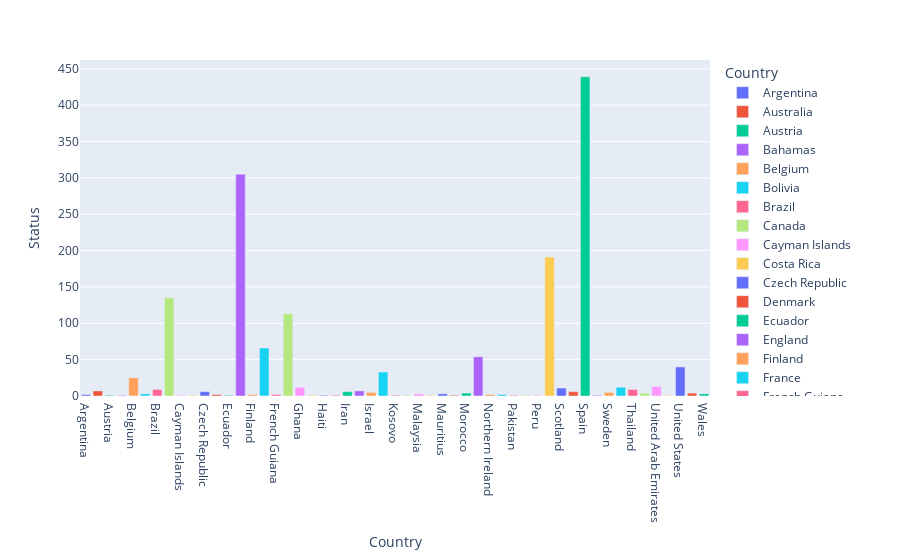

Notebook source saved alongside this figure:
### Code cell
fig = px.bar(cases_by_country, x='Country', y='Status', color='Country')
fig.show()

### Figure 1 — Plotly figure (JSON) as saved in the notebook; plotly's stock layout.template omitted (floating-point values rounded to 4 significant figures)
{"data": [{"alignmentgroup": "True", "hovertemplate": "Country=%{x}<br>Status=%{y}<extra></extra>", "legendgroup": "Argentina", "marker": {"color": "#636efa", "pattern": {"shape": ""}}, "name": "Argentina", "offsetgroup": "Argentina", "orientation": "v", "showlegend": true, "textposition": "auto", "type": "bar", "x": ["Argentina"], "xaxis": "x", "y": [2], "yaxis": "y"}, {"alignmentgroup": "True", "hovertemplate": "Country=%{x}<br>Status=%{y}<extra></extra>", "legendgroup": "Australia", "marker": {"color": "#EF553B", "pattern": {"shape": ""}}, "name": "Australia", "offsetgroup": "Australia", "orientation": "v", "showlegend": true, "textposition": "auto", "type": "bar", "x": ["Australia"], "xaxis": "x", "y": [7], "yaxis": "y"}, {"alignmentgroup": "True", "hovertemplate": "Country=%{x}<br>Status=%{y}<extra></extra>", "legendgroup": "Austria", "marker": {"color": "#00cc96", "pattern": {"shape": ""}}, "name": "Austria", "offsetgroup": "Austria", "orientation": "v", "showlegend": true, "textposition": "auto", "type": "bar", "x": ["Austria"], "xaxis": "x", "y": [1], "yaxis": "y"}, {"alignmentgroup": "True", "hovertemplate": "Country=%{x}<br>Status=%{y}<extra></extra>", "legendgroup": "Bahamas", "marker": {"color": "#ab63fa", "pattern": {"shape": ""}}, "name": "Bahamas", "offsetgroup": "Bahamas", "orientation": "v", "showlegend": true, "textposition": "auto", "type": "bar", "x": ["Bahamas"], "xaxis": "x", "y": [1], "yaxis": "y"}, {"alignmentgroup": "True", "hovertemplate": "Country=%{x}<br>Status=%{y}<extra></extra>", "legendgroup": "Belgium", "marker": {"color": "#FFA15A", "pattern": {"shape": ""}}, "name": "Belgium", "offsetgroup": "Belgium", "orientation": "v", "showlegend": true, "textposition": "auto", "type": "bar", "x": ["Belgium"], "xaxis": "x", "y": [25], "yaxis": "y"}, {"alignmentgroup": "True", "hovertemplate": "Country=%{x}<br>Status=%{y}<extra></extra>", "legendgroup": "Bolivia", "marker": {"color": "#19d3f3", "pattern": {"shape": ""}}, "name": "Bolivia", "offsetgroup": "Bolivia", "orientation": "v", "showlegend": true, "textposition": "auto", "type": "bar", "x": ["Bolivia"], "xaxis": "x", "y": [3], "yaxis": "y"}, {"alignmentgroup": "True", "hovertemplate": "Country=%{x}<br>Status=%{y}<extra></extra>", "legendgroup": "Brazil", "marker": {"color": "#FF6692", "pattern": {"shape": ""}}, "name": "Brazil", "offsetgroup": "Brazil", "orientation": "v", "showlegend": true, "textposition": "auto", "type": "bar", "x": ["Brazil"], "xaxis": "x", "y": [9], "yaxis": "y"}, {"alignmentgroup": "True", "hovertemplate": "Country=%{x}<br>Status=%{y}<extra></extra>", "legendgroup": "Canada", "marker": {"color": "#B6E880", "pattern": {"shape": ""}}, "name": "Canada", "offsetgroup": "Canada", "orientation": "v", "showlegend": true, "textposition": "auto", "type": "bar", "x": ["Canada"], "xaxis": "x", "y": [135], "yaxis": "y"}, {"alignmentgroup": "True", "hovertemplate": "Country=%{x}<br>Status=%{y}<extra></extra>", "legendgroup": "Cayman Islands", "marker": {"color": "#FF97FF", "pattern": {"shape": ""}}, "name": "Cayman Islands", "offsetgroup": "Cayman Islands", "orientation": "v", "showlegend": true, "textposition": "auto", "type": "bar", "x": ["Cayman Islands"], "xaxis": "x", "y": [1], "yaxis": "y"}, {"alignmentgroup": "True", "hovertemplate": "Country=%{x}<br>Status=%{y}<extra></extra>", "legendgroup": "Costa Rica", "marker": {"color": "#FECB52", "pattern": {"shape": ""}}, "name": "Costa Rica", "offsetgroup": "Costa Rica", "orientation": "v", "showlegend": true, "textposition": "auto", "type": "bar", "x": ["Costa Rica"], "xaxis": "x", "y": [1], "yaxis": "y"}, {"alignmentgroup": "True", "hovertemplate": "Country=%{x}<br>Status=%{y}<extra></extra>", "legendgroup": "Czech Republic", "marker": {"color": "#636efa", "pattern": {"shape": ""}}, "name": "Czech Republic", "offsetgroup": "Czech Republic", "orientation": "v", "showlegend": true, "textposition": "auto", "type": "bar", "x": ["Czech Republic"], "xaxis": "x", "y": [6], "yaxis": "y"}, {"alignmentgroup": "True", "hovertemplate": "Country=%{x}<br>Status=%{y}<extra></extra>", "legendgroup": "Denmark", "marker": {"color": "#EF553B", "pattern": {"shape": ""}}, "name": "Denmark", "offsetgroup": "Denmark", "orientation": "v", "showlegend": true, "textposition": "auto", "type": "bar", "x": ["Denmark"], "xaxis": "x", "y": [2], "yaxis": "y"}, {"alignmentgroup": "True", "hovertemplate": "Country=%{x}<br>Status=%{y}<extra></extra>", "legendgroup": "Ecuador", "marker": {"color": "#00cc96", "pattern": {"shape": ""}}, "name": "Ecuador", "offsetgroup": "Ecuador", "orientation": "v", "showlegend": true, "textposition": "auto", "type": "bar", "x": ["Ecuador"], "xaxis": "x", "y": [1], "yaxis": "y"}, {"alignmentgroup": "True", "hovertemplate": "Country=%{x}<br>Status=%{y}<extra></extra>", "legendgroup": "England", "marker": {"color": "#ab63fa", "pattern": {"shape": ""}}, "name": "England", "offsetgroup": "England", "orientation": "v", "showlegend": true, "textposition": "auto", "type": "bar", "x": ["England"], "xaxis": "x", "y": [305], "yaxis": "y"}, {"alignmentgroup": "True", "hovertemplate": "Country=%{x}<br>Status=%{y}<extra></extra>", "legendgroup": "Finland", "marker": {"color": "#FFA15A", "pattern": {"shape": ""}}, "name": "Finland", "offsetgroup": "Finland", "orientation": "v", "showlegend": true, "textposition": "auto", "type": "bar", "x": ["Finland"], "xaxis": "x", "y": [2], "yaxis": "y"}, {"alignmentgroup": "True", "hovertemplate": "Country=%{x}<br>Status=%{y}<extra></extra>", "legendgroup": "France", "marker": {"color": "#19d3f3", "pattern": {"shape": ""}}, "name": "France", "offsetgroup": "France", "orientation": "v", "showlegend": true, "textposition": "auto", "type": "bar", "x": ["France"], "xaxis": "x", "y": [66], "yaxis": "y"}, {"alignmentgroup": "True", "hovertemplate": "Country=%{x}<br>Status=%{y}<extra></extra>", "legendgroup": "French Guiana", "marker": {"color": "#FF6692", "pattern": {"shape": ""}}, "name": "French Guiana", "offsetgroup": "French Guiana", "orientation": "v", "showlegend": true, "textposition": "auto", "type": "bar", "x": ["French Guiana"], "xaxis": "x", "y": [2], "yaxis": "y"}, {"alignmentgroup": "True", "hovertemplate": "Country=%{x}<br>Status=%{y}<extra></extra>", "legendgroup": "Germany", "marker": {"color": "#B6E880", "pattern": {"shape": ""}}, "name": "Germany", "offsetgroup": "Germany", "orientation": "v", "showlegend": true, "textposition": "auto", "type": "bar", "x": ["Germany"], "xaxis": "x", "y": [113], "yaxis": "y"}, {"alignmentgroup": "True", "hovertemplate": "Country=%{x}<br>Status=%{y}<extra></extra>", "legendgroup": "Ghana", "marker": {"color": "#FF97FF", "pattern": {"shape": ""}}, "name": "Ghana", "offsetgroup": "Ghana", "orientation": "v", "showlegend": true, "textposition": "auto", "type": "bar", "x": ["Ghana"], "xaxis": "x", "y": [12], "yaxis": "y"}, {"alignmentgroup": "True", "hovertemplate": "Country=%{x}<br>Status=%{y}<extra></extra>", "legendgroup": "Greece", "marker": {"color": "#FECB52", "pattern": {"shape": ""}}, "name": "Greece", "offsetgroup": "Greece", "orientation": "v", "showlegend": true, "textposition": "auto", "type": "bar", "x": ["Greece"], "xaxis": "x", "y": [1], "yaxis": "y"}, {"alignmentgroup": "True", "hovertemplate": "Country=%{x}<br>Status=%{y}<extra></extra>", "legendgroup": "Haiti", "marker": {"color": "#636efa", "pattern": {"shape": ""}}, "name": "Haiti", "offsetgroup": "Haiti", "orientation": "v", "showlegend": true, "textposition": "auto", "type": "bar", "x": ["Haiti"], "xaxis": "x", "y": [1], "yaxis": "y"}, {"alignmentgroup": "True", "hovertemplate": "Country=%{x}<br>Status=%{y}<extra></extra>", "legendgroup": "Hungary", "marker": {"color": "#EF553B", "pattern": {"shape": ""}}, "name": "Hungary", "offsetgroup": "Hungary", "orientation": "v", "showlegend": true, "textposition": "auto", "type": "bar", "x": ["Hungary"], "xaxis": "x", "y": [1], "yaxis": "y"}, {"alignmentgroup": "True", "hovertemplate": "Country=%{x}<br>Status=%{y}<extra></extra>", "legendgroup": "Iran", "marker": {"color": "#00cc96", "pattern": {"shape": ""}}, "name": "Iran", "offsetgroup": "Iran", "orientation": "v", "showlegend": true, "textposition": "auto", "type": "bar", "x": ["Iran"], "xaxis": "x", "y": [6], "yaxis": "y"}, {"alignmentgroup": "True", "hovertemplate": "Country=%{x}<br>Status=%{y}<extra></extra>", "legendgroup": "Ireland", "marker": {"color": "#ab63fa", "pattern": {"shape": ""}}, "name": "Ireland", "offsetgroup": "Ireland", "orientation": "v", "showlegend": true, "textposition": "auto", "type": "bar", "x": ["Ireland"], "xaxis": "x", "y": [7], "yaxis": "y"}, {"alignmentgroup": "True", "hovertemplate": "Country=%{x}<br>Status=%{y}<extra></extra>", "legendgroup": "Israel", "marker": {"color": "#FFA15A", "pattern": {"shape": ""}}, "name": "Israel", "offsetgroup": "Israel", "orientation": "v", "showlegend": true, "textposition": "auto", "type": "bar", "x": ["Israel"], "xaxis": "x", "y": [5], "yaxis": "y"}, {"alignmentgroup": "True", "hovertemplate": "Country=%{x}<br>Status=%{y}<extra></extra>", "legendgroup": "Italy", "marker": {"color": "#19d3f3", "pattern": {"shape": ""}}, "name": "Italy", "offsetgroup": "Italy", "orientation": "v", "showlegend": true, "textposition": "auto", "type": "bar", "x": ["Italy"], "xaxis": "x", "y": [33], "yaxis": "y"}, {"alignmentgroup": "True", "hovertemplate": "Country=%{x}<br>Status=%{y}<extra></extra>", "legendgroup": "Kosovo", "marker": {"color": "#FF6692", "pattern": {"shape": ""}}, "name": "Kosovo", "offsetgroup": "Kosovo", "orientation": "v", "showlegend": true, "textposition": "auto", "type": "bar", "x": ["Kosovo"], "xaxis": "x", "y": [1], "yaxis": "y"}, {"alignmentgroup": "True", "hovertemplate": "Country=%{x}<br>Status=%{y}<extra></extra>", "legendgroup": "Latvia", "marker": {"color": "#B6E880", "pattern": {"shape": ""}}, "name": "Latvia", "offsetgroup": "Latvia", "orientation": "v", "showlegend": true, "textposition": "auto", "type": "bar", "x": ["Latvia"], "xaxis": "x", "y": [1], "yaxis": "y"}, {"alignmentgroup": "True", "hovertemplate": "Country=%{x}<br>Status=%{y}<extra></extra>", "legendgroup": "Malaysia", "marker": {"color": "#FF97FF", "pattern": {"shape": ""}}, "name": "Malaysia", "offsetgroup": "Malaysia", "orientation": "v", "showlegend": true, "textposition": "auto", "type": "bar", "x": ["Malaysia"], "xaxis": "x", "y": [3], "yaxis": "y"}, {"alignmentgroup": "True", "hovertemplate": "Country=%{x}<br>Status=%{y}<extra></extra>", "legendgroup": "Malta", "marker": {"color": "#FECB52", "pattern": {"shape": ""}}, "name": "Malta", "offsetgroup": "Malta", "orientation": "v", "showlegend": true, "textposition": "auto", "type": "bar", "x": ["Malta"], "xaxis": "x", "y": [1], "yaxis": "y"}, {"alignmentgroup": "True", "hovertemplate": "Country=%{x}<br>Status=%{y}<extra></extra>", "legendgroup": "Mauritius", "marker": {"color": "#636efa", "pattern": {"shape": ""}}, "name": "Mauritius", "offsetgroup": "Mauritius", "orientation": "v", "showlegend": true, "textposition": "auto", "type": "bar", "x": ["Mauritius"], "xaxis": "x", "y": [3], "yaxis": "y"}, {"alignmentgroup": "True", "hovertemplate": "Country=%{x}<br>Status=%{y}<extra></extra>", "legendgroup": "Mexico", "marker": {"color": "#EF553B", "pattern": {"shape": ""}}, "name": "Mexico", "offsetgroup": "Mexico", "orientation": "v", "showlegend": true, "textposition": "auto", "type": "bar", "x": ["Mexico"], "xaxis": "x", "y": [1], "yaxis": "y"}, {"alignmentgroup": "True", "hovertemplate": "Country=%{x}<br>Status=%{y}<extra></extra>", "legendgroup": "Morocco", "marker": {"color": "#00cc96", "pattern": {"shape": ""}}, "name": "Morocco", "offsetgroup": "Morocco", "orientation": "v", "showlegend": true, "textposition": "auto", "type": "bar", "x": ["Morocco"], "xaxis": "x", "y": [4], "yaxis": "y"}, {"alignmentgroup": "True", "hovertemplate": "Country=%{x}<br>Status=%{y}<extra></extra>", "legendgroup": "Netherlands", "marker": {"color": "#ab63fa", "pattern": {"shape": ""}}, "name": "Netherlands", "offsetgroup": "Netherlands", "orientation": "v", "showlegend": true, "textposition": "auto", "type": "bar", "x": ["Netherlands"], "xaxis": "x", "y": [54], "yaxis": "y"}, {"alignmentgroup": "True", "hovertemplate": "Country=%{x}<br>Status=%{y}<extra></extra>", "legendgroup": "Northern Ireland", "marker": {"color": "#FFA15A", "pattern": {"shape": ""}}, "name": "Northern Ireland", "offsetgroup": "Northern Ireland", "orientation": "v", "showlegend": true, "textposition": "auto", "type": "bar", "x": ["Northern Ireland"], "xaxis": "x", "y": [2], "yaxis": "y"}, {"alignmentgroup": "True", "hovertemplate": "Country=%{x}<br>Status=%{y}<extra></extra>", "legendgroup": "Norway", "marker": {"color": "#19d3f3", "pattern": {"shape": ""}}, "name": "Norway", "offsetgroup": "Norway", "orientation": "v", "showlegend": true, "textposition": "auto", "type": "bar", "x": ["Norway"], "xaxis": "x", "y": [2], "yaxis": "y"}, {"alignmentgroup": "True", "hovertemplate": "Country=%{x}<br>Status=%{y}<extra></extra>", "legendgroup": "Pakistan", "marker": {"color": "#FF6692", "pattern": {"shape": ""}}, "name": "Pakistan", "offsetgroup": "Pakistan", "orientation": "v", "showlegend": true, "textposition": "auto", "type": "bar", "x": ["Pakistan"], "xaxis": "x", "y": [1], "yaxis": "y"}, {"alignmentgroup": "True", "hovertemplate": "Country=%{x}<br>Status=%{y}<extra></extra>", "legendgroup": "Paraguay", "marker": {"color": "#B6E880", "pattern": {"shape": ""}}, "name": "Paraguay", "offsetgroup": "Paraguay", "orientation": "v", "showlegend": true, "textposition": "auto", "type": "bar", "x": ["Paraguay"], "xaxis": "x", "y": [1], "yaxis": "y"}, {"alignmentgroup": "True", "hovertemplate": "Country=%{x}<br>Status=%{y}<extra></extra>", "legendgroup": "Peru", "marker": {"color": "#FF97FF", "pattern": {"shape": ""}}, "name": "Peru", "offsetgroup": "Peru", "orientation": "v", "showlegend": true, "textposition": "auto", "type": "bar", "x": ["Peru"], "xaxis": "x", "y": [1], "yaxis": "y"}, {"alignmentgroup": "True", "hovertemplate": "Country=%{x}<br>Status=%{y}<extra></extra>", "legendgroup": "Portugal", "marker": {"color": "#FECB52", "pattern": {"shape": ""}}, "name": "Portugal", "offsetgroup": "Portugal", "orientation": "v", "showlegend": true, "textposition": "auto", "type": "bar", "x": ["Portugal"], "xaxis": "x", "y": [191], "yaxis": "y"}, {"alignmentgroup": "True", "hovertemplate": "Country=%{x}<br>Status=%{y}<extra></extra>", "legendgroup": "Scotland", "marker": {"color": "#636efa", "pattern": {"shape": ""}}, "name": "Scotland", "offsetgroup": "Scotland", "orientation": "v", "showlegend": true, "textposition": "auto", "type": "bar", "x": ["Scotland"], "xaxis": "x", "y": [11], "yaxis": "y"}, {"alignmentgroup": "True", "hovertemplate": "Country=%{x}<br>Status=%{y}<extra></extra>", "legendgroup": "Slovenia", "marker": {"color": "#EF553B", "pattern": {"shape": ""}}, "name": "Slovenia", "offsetgroup": "Slovenia", "orientation": "v", "showlegend": true, "textposition": "auto", "type": "bar", "x": ["Slovenia"], "xaxis": "x", "y": [6], "yaxis": "y"}, {"alignmentgroup": "True", "hovertemplate": "Country=%{x}<br>Status=%{y}<extra></extra>", "legendgroup": "Spain", "marker": {"color": "#00cc96", "pattern": {"shape": ""}}, "name": "Spain", "offsetgroup": "Spain", "orientation": "v", "showlegend": true, "textposition": "auto", "type": "bar", "x": ["Spain"], "xaxis": "x", "y": [439], "yaxis": "y"}, {"alignmentgroup": "True", "hovertemplate": "Country=%{x}<br>Status=%{y}<extra></extra>", "legendgroup": "Sudan", "marker": {"color": "#ab63fa", "pattern": {"shape": ""}}, "name": "Sudan", "offsetgroup": "Sudan", "orientation": "v", "showlegend": true, "textposition": "auto", "type": "bar", "x": ["Sudan"], "xaxis": "x", "y": [1], "yaxis": "y"}, {"alignmentgroup": "True", "hovertemplate": "Country=%{x}<br>Status=%{y}<extra></extra>", "legendgroup": "Sweden", "marker": {"color": "#FFA15A", "pattern": {"shape": ""}}, "name": "Sweden", "offsetgroup": "Sweden", "orientation": "v", "showlegend": true, "textposition": "auto", "type": "bar", "x": ["Sweden"], "xaxis": "x", "y": [5], "yaxis": "y"}, {"alignmentgroup": "True", "hovertemplate": "Country=%{x}<br>Status=%{y}<extra></extra>", "legendgroup": "Switzerland", "marker": {"color": "#19d3f3", "pattern": {"shape": ""}}, "name": "Switzerland", "offsetgroup": "Switzerland", "orientation": "v", "showlegend": true, "textposition": "auto", "type": "bar", "x": ["Switzerland"], "xaxis": "x", "y": [12], "yaxis": "y"}, {"alignmentgroup": "True", "hovertemplate": "Country=%{x}<br>Status=%{y}<extra></extra>", "legendgroup": "Thailand", "marker": {"color": "#FF6692", "pattern": {"shape": ""}}, "name": "Thailand", "offsetgroup": "Thailand", "orientation": "v", "showlegend": true, "textposition": "auto", "type": "bar", "x": ["Thailand"], "xaxis": "x", "y": [9], "yaxis": "y"}, {"alignmentgroup": "True", "hovertemplate": "Country=%{x}<br>Status=%{y}<extra></extra>", "legendgroup": "Turkey", "marker": {"color": "#B6E880", "pattern": {"shape": ""}}, "name": "Turkey", "offsetgroup": "Turkey", "orientation": "v", "showlegend": true, "textposition": "auto", "type": "bar", "x": ["Turkey"], "xaxis": "x", "y": [4], "yaxis": "y"}, {"alignmentgroup": "True", "hovertemplate": "Country=%{x}<br>Status=%{y}<extra></extra>", "legendgroup": "United Arab Emirates", "marker": {"color": "#FF97FF", "pattern": {"shape": ""}}, "name": "United Arab Emirates", "offsetgroup": "United Arab Emirates", "orientation": "v", "showlegend": true, "textposition": "auto", "type": "bar", "x": ["United Arab Emirates"], "xaxis": "x", "y": [13], "yaxis": "y"}, {"alignmentgroup": "True", "hovertemplate": "Country=%{x}<br>Status=%{y}<extra></extra>", "legendgroup": "United Kingdom", "marker": {"color": "#FECB52", "pattern": {"shape": ""}}, "name": "United Kingdom", "offsetgroup": "United Kingdom", "orientation": "v", "showlegend": true, "textposition": "auto", "type": "bar", "x": ["United Kingdom"], "xaxis": "x", "y": [1], "yaxis": "y"}, {"alignmentgroup": "True", "hovertemplate": "Country=%{x}<br>Status=%{y}<extra></extra>", "legendgroup": "United States", "marker": {"color": "#636efa", "pattern": {"shape": ""}}, "name": "United States", "offsetgroup": "United States", "orientation": "v", "showlegend": true, "textposition": "auto", "type": "bar", "x": ["United States"], "xaxis": "x", "y": [40], "yaxis": "y"}, {"alignmentgroup": "True", "hovertemplate": "Country=%{x}<br>Status=%{y}<extra></extra>", "legendgroup": "Uruguay", "marker": {"color": "#EF553B", "pattern": {"shape": ""}}, "name": "Uruguay", "offsetgroup": "Uruguay", "orientation": "v", "showlegend": true, "textposition": "auto", "type": "bar", "x": ["Uruguay"], "xaxis": "x", "y": [4], "yaxis": "y"}, {"alignmentgroup": "True", "hovertemplate": "Country=%{x}<br>Status=%{y}<extra></extra>", "legendgroup": "Wales", "marker": {"color": "#00cc96", "pattern": {"shape": ""}}, "name": "Wales", "offsetgroup": "Wales", "orientation": "v", "showlegend": true, "textposition": "auto", "type": "bar", "x": ["Wales"], "xaxis": "x", "y": [3], "yaxis": "y"}], "layout": {"barmode": "relative", "legend": {"title": {"text": "Country"}, "tracegroupgap": 0}, "margin": {"t": 60}, "xaxis": {"anchor": "y", "categoryarray": ["Argentina", "Australia", "Austria", "Bahamas", "Belgium", "Bolivia", "Brazil", "Canada", "Cayman Islands", "Costa Rica", "Czech Republic", "Denmark", "Ecuador", "England", "Finland", "France", "French Guiana", "Germany", "Ghana", "Greece", "Haiti", "Hungary", "Iran", "Ireland", "Israel", "Italy", "Kosovo", "Latvia", "Malaysia", "Malta", "Mauritius", "Mexico", "Morocco", "Netherlands", "Northern Ireland", "Norway", "Pakistan", "Paraguay", "Peru", "Portugal", "Scotland", "Slovenia", "Spain", "Sudan", "Sweden", "Switzerland", "Thailand", "Turkey", "United Arab Emirates", "United Kingdom", "United States", "Uruguay", "Wales"], "categoryorder": "array", "domain": [0, 1], "title": {"text": "Country"}}, "yaxis": {"anchor": "x", "domain": [0, 1], "title": {"text": "Status"}}}}
